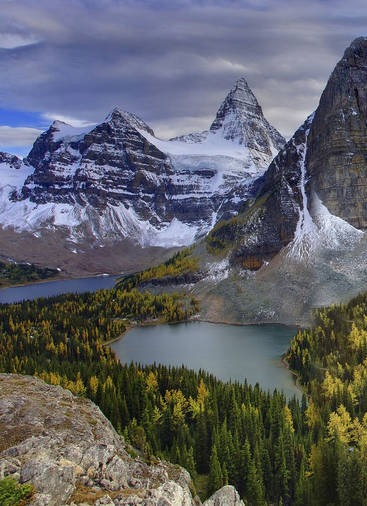
#> input picture Dynamic Panoramic Image Stitching Using OpenCV/images/row-1-column-1.jpg, 367 x 506 px; its folder holds 3 pictures in this run
$ python cv_main.py
#> lines starting #> are read from the running program, lines starting #| are printed output that depends on the picture; after the words box and inside, x2 and y2 are one past the last pixel; in counts of white or black regions, pixels touching at a corner belong together
import cv2
import numpy as np
import os

# Read images from folder path
folder_path = "./images"
valid_extensions = ('.jpg', '.jpeg', '.png')

# Get all valid image paths
image_paths = [
    os.path.join(folder_path, file)
    for file in sorted(os.listdir(folder_path))
    if file.lower().endswith(valid_extensions)
]

# 2–8 images required
if not (2 <= len(image_paths) <= 8):
    print("2-8 images required in the folder.")
    exit()
print(f"{len(image_paths)} images in folder.")

images = []
for path in image_paths:
    img = cv2.imread(path)
#> img is the input picture: shape (506, 367, 3); mean B, G, R 104.2, 97.3, 95.8
    images.append(img)

# Display the original input images
if len(images) > 1:
    input_display = cv2.hconcat(images)
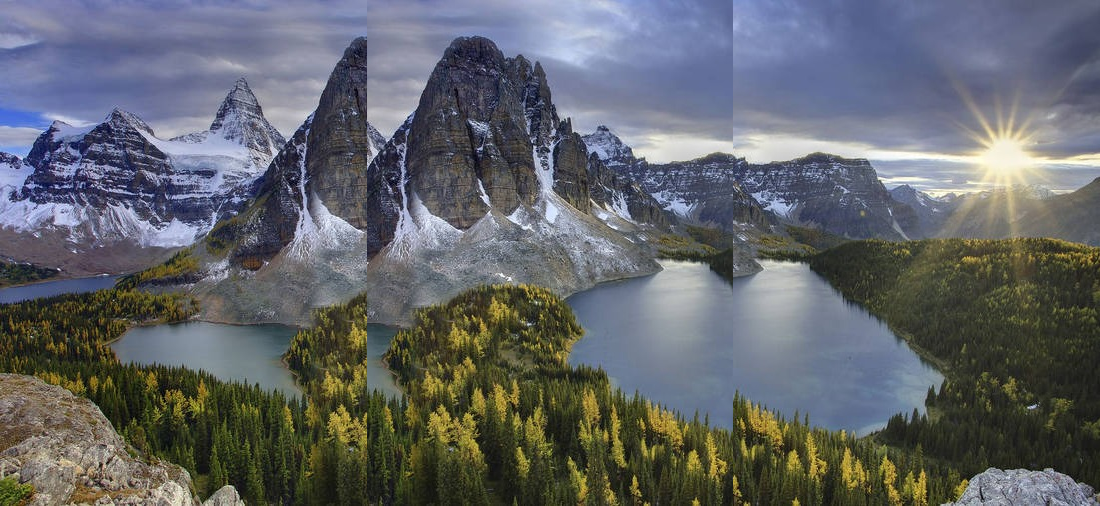
#> input_display: shape (506, 1100, 3); mean of channels 0, 1, 2 105.4, 101.2, 98.2; drawn as B, G, R
    cv2.imshow("Original input Images", input_display)

#Initialize the result with the first image
result = images[0]

# Process the other images
for i in range(len(images)-1):
    print(f"Processing image pair {i+1} & {i+2}...")

    # Current pair of images to stitch
    img1 = result
    img2 = images[i+1]

    # Detect features using SIFT
    sift = cv2.SIFT_create()
    keypoints1, descriptors1 = sift.detectAndCompute(img1, None)
    keypoints2, descriptors2 = sift.detectAndCompute(img2, None)

    # Match features using BFMatcher
    bf = cv2.BFMatcher(cv2.NORM_L2)
    matches = bf.knnMatch(descriptors1, descriptors2, k=2)

    # Apply Lowe's ratio test
    good_matches = [m for m, n in matches if m.distance < 0.7 * n.distance]
    print(f"Found {len(good_matches)} good matches")

    # Check if at least 20 good matches have been found
    if len(good_matches) < 20:
        print("Need to find more good match")
        exit()

    # Extract matched points
    pts1 = np.float32([keypoints1[m.queryIdx].pt for m in good_matches])
    pts2 = np.float32([keypoints2[m.trainIdx].pt for m in good_matches])

    # Compute homography using RANSAC
    H, _ = cv2.findHomography(pts2, pts1, cv2.RANSAC)

    #Warp the second image to align with the first
    height, width = img1.shape[:2]
    warped_img = cv2.warpPerspective(img2, H, (width, height))

    # Create a panorama canvas
    panorama = cv2.warpPerspective(img2, H, (width * 2, height))
    panorama[0:height, 0:width] = img1

    # Change the panorama with a wider blending region
    mask = np.sum(warped_img, axis=2) > 0
    for y in range(height):
        for x in range(width):
            if x < width and y < height and mask[y, x]:

                # For overlapping regions, use a weighted blend based on position
                if x < width and y < height and np.sum(img1[y, x]) > 0:

                    # The closer to the edge of img1, the more weight for warped_img
                    weight = min(1.0, max(0.0, (x - (width - 10)) / 10)) if width > 10 else 0.5

                    # Apply the standard linear interpolation formula
                    panorama[y, x] = ((1-weight) * img1[y, x].astype(float) + weight * warped_img[y, x].astype(float)).astype(np.uint8)
                else:
                    # Just use the warped image where there's no overlap
                    panorama[y, x] = warped_img[y, x]

    # Update the result
    result = panorama
#> this loop made 2 passes
#> (matches, good_matches, height, width) on passes 1 to 2: (1470 matches, 267 matches, 506, 367), (2390 matches, 156 matches, 506, 734)
#> (printed output is left out)
#> pass 1, `mask = np.sum(warped_img, axis=2) > 0`:
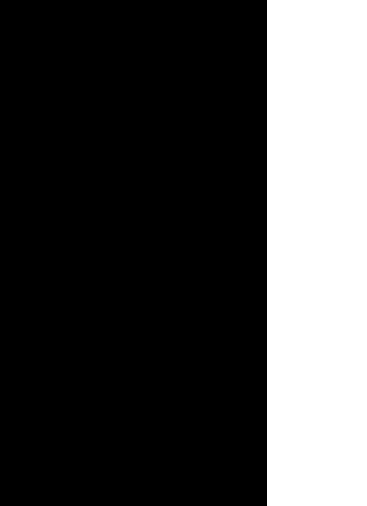
#> mask: shape (506, 367) bool; 27.2% white; 1 white region, box (x1, y1, x2, y2) and area: (267, 0, 367, 506) 50600
#> pass 1, `result = panorama`:
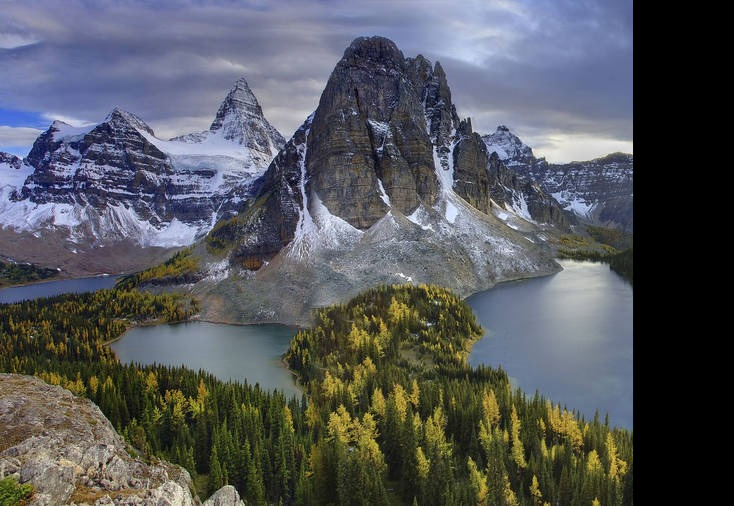
#> result: shape (506, 734, 3); mean B, G, R 91.8, 87.3, 84.9
#> after the loop:
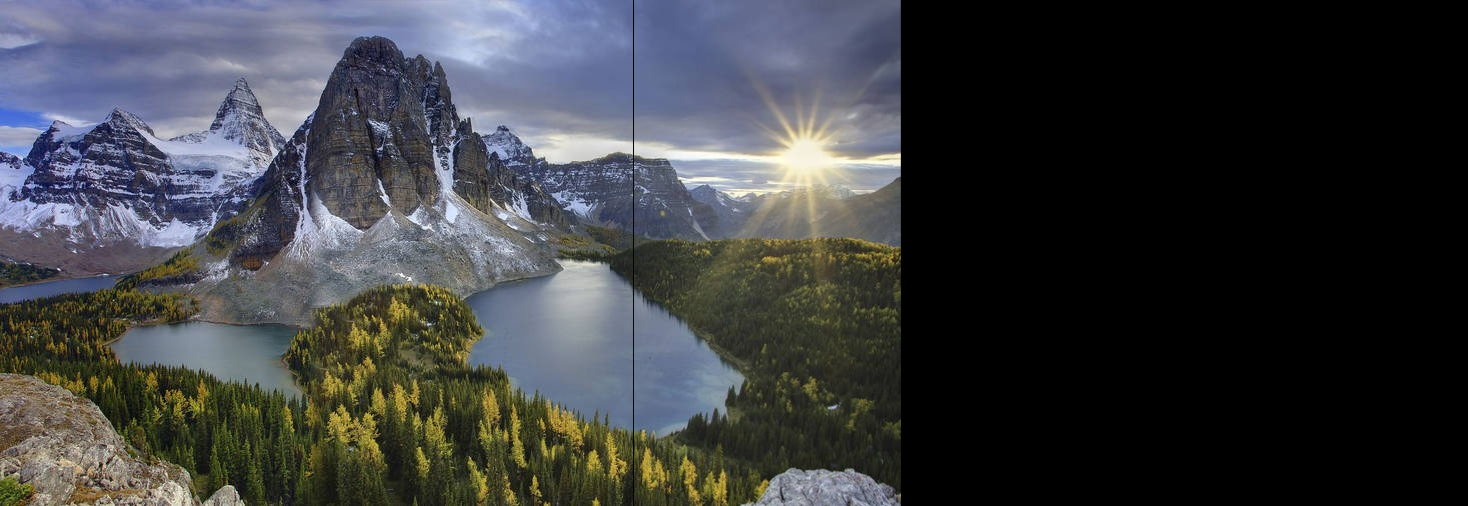
#> panorama: shape (506, 1468, 3); mean B, G, R 64.2, 61.6, 59.9

#Crop the black areas from the panorama
gray_panorama = cv2.cvtColor(result, cv2.COLOR_BGR2GRAY) # Convert to grayscale
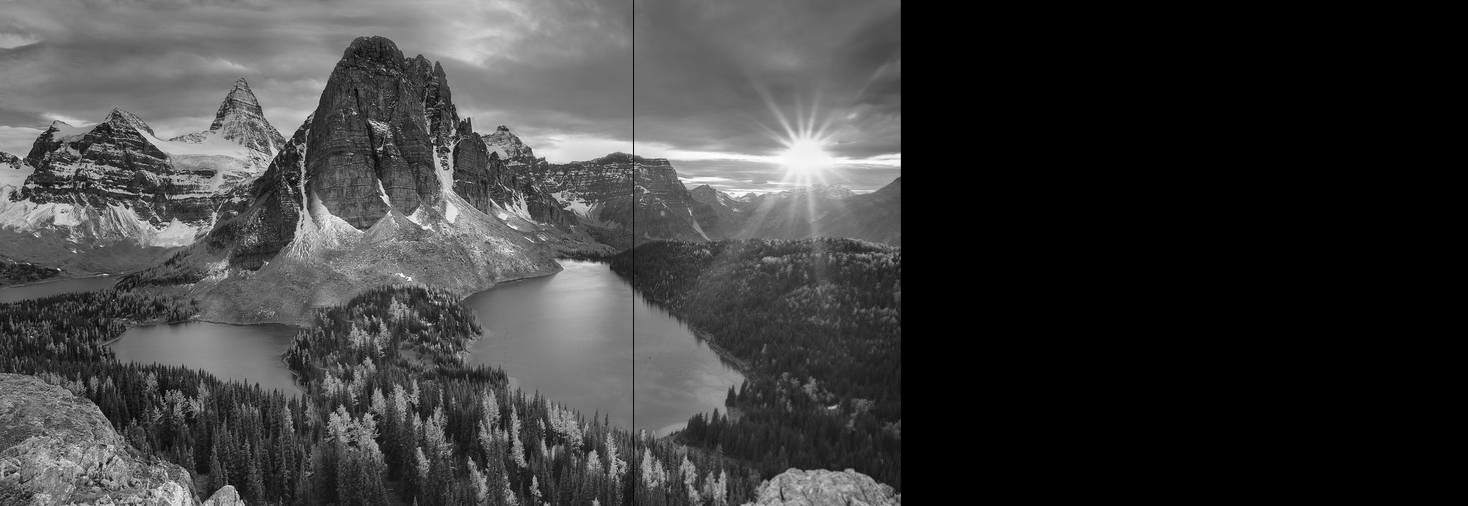
#> gray_panorama: shape (506, 1468); min 0, max 255, mean 61.4
_, thresh = cv2.threshold(gray_panorama, 1, 255, cv2.THRESH_BINARY) # Threshold to create a binary mask
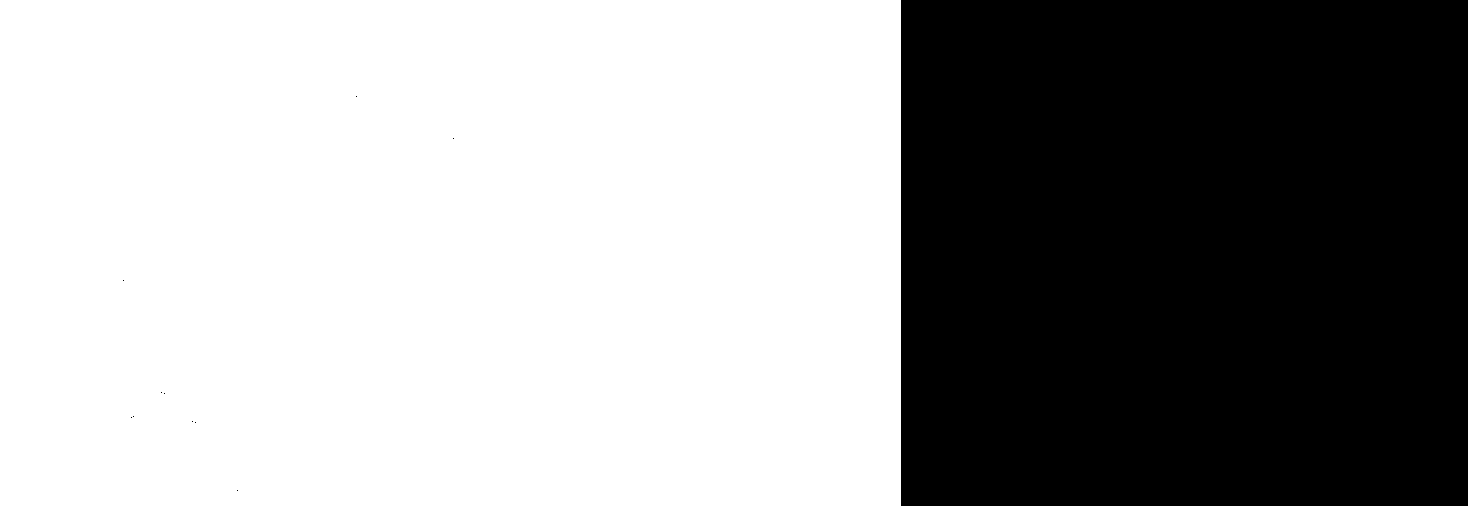
#> thresh: shape (506, 1468); 61.4% white; 11 black regions (10 under 20 px), largest, box (x1, y1, x2, y2) and area: (901, 0, 1468, 506) 286902
coords = cv2.findNonZero(thresh) # Find all non-zero points
#> coords = contour of 455896 points, box (x1, y1, x2, y2) (0, 0, 901, 506), area 0
x, y, w, h = cv2.boundingRect(coords)  # Find the bounding box
#> x = 0; y = 0; w = 901; h = 506
cropped_panorama = result[y:y+h, x:x+w]  # Crop the image
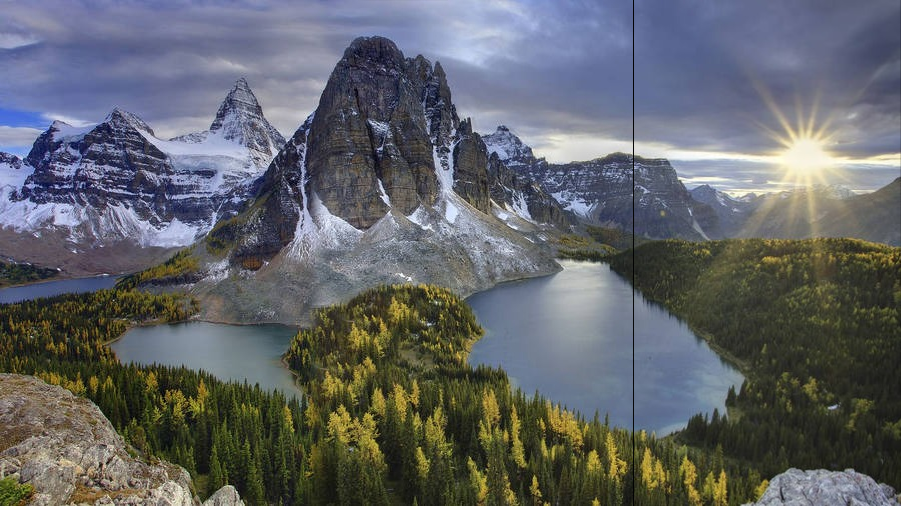
#> cropped_panorama: shape (506, 901, 3); mean B, G, R 104.5, 100.4, 97.5

# Display the results
cv2.imshow("Panorama (With Black Areas)", result)
cv2.imshow("Panorama", cropped_panorama)
cv2.imwrite("panorama.jpg", result)
cv2.imwrite("cropped_panorama.jpg", cropped_panorama)

cv2.waitKey(0)
cv2.destroyAllWindows()
